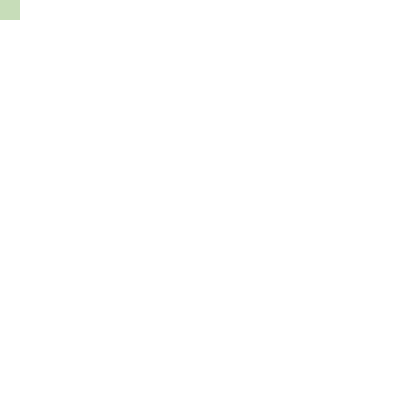
Frame 1 (no input)
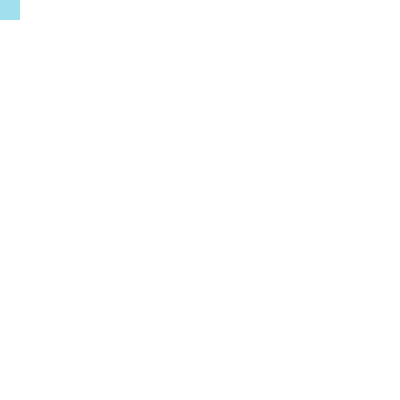
Frame 60 (the mouse pressed at the canvas centre just before this capture)
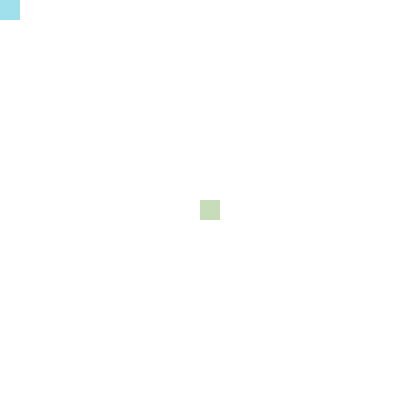
Frame 120 (the mouse held since frame 60 and released just before this capture)

The Processing sketch that drew these frames (run headless with seeded random() and noise(); from frame 60 on, the mouse is pressed at the canvas centre):

// Processing sketch: ex_13_lerpColor_random
// ── ex_13_lerpColor_random.pde
color from = color(148, 224, 252);
color to = color(227, 220, 149);

void setup() {
  size(400, 400);
  noStroke();
  background(255); // white background
}

void draw() {
  /* interpolate from starting to ending color
   * pick a color randomly between the two colors */
  color randomColor = lerpColor(from, to, random(0, 1));
  fill(randomColor);
  rect(mouseX, mouseY, 20, 20);
}
